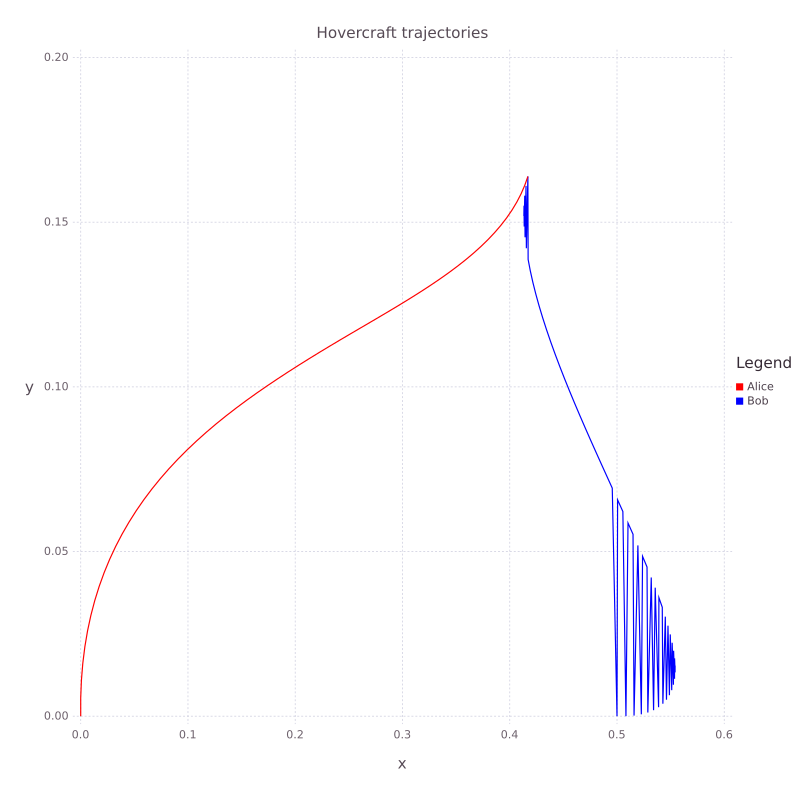

This chart was generated by the following Julia code:
using JuMP
using Gadfly

m = Model()

# Time
t = 60

# A = Alice, B = Bob
# Positions
@defVar(m, Aposition[1:2,1:t])
@defVar(m, Bposition[1:2,1:t])

# Velocities
@defVar(m, Avelocity[1:2,1:t])
@defVar(m, Bvelocity[1:2,1:t])

# Thruster input
@defVar(m, Athrust[1:2,1:t])
@defVar(m, Bthrust[1:2,1:t])

# Initial Velocity and Position
@addConstraint(m, Aposition[:,1] .== [0,0])
@addConstraint(m, Bposition[:,1] .== [0.5,0]) # Half a mile east

@addConstraint(m, Avelocity[:,1] .== [0,20]) # 20 mph North
@addConstraint(m, Bvelocity[:,1] .== [30,0]) # 30 mph East

# Add functions to calculate position and velocity
cnst = 1/3600
for i in 1:t-1
	@addConstraint(m, Aposition[:,i+1] .== Aposition[:,i] + cnst.*Avelocity[:,i])
	@addConstraint(m, Bposition[:,i+1] .== Bposition[:,i] + cnst.*Bvelocity[:,i])
	@addConstraint(m, Avelocity[:,i+1] .== Avelocity[:,i] + Athrust[:,i])
	@addConstraint(m, Bvelocity[:,i+1] .== Bvelocity[:,i] + Bthrust[:,i])
	# Don't exceed speed limit, 35mph
	@addConstraint(m, Avelocity[:,i+1] .<= 35)
	@addConstraint(m, Bvelocity[:,i+1] .<= 35)
end

# Meet at the same point at t = 60
@addConstraint(m, Aposition[:,t] .== Bposition[:,t])

# Same velocity when they meet
@addConstraint(m, Avelocity[:,t] .== Bvelocity[:,t])

# Minimize energy
@setObjective(m, Min, sum(Athrust.^2) + sum(Bthrust.^2))

status = solve(m)

# time = collect(1:1:60)
Apost = getValue(Aposition)
Bpost = getValue(Bposition)
Avelo = getValue(Avelocity)
Bvelo = getValue(Bvelocity)

# Print results
println("Alice and Bob's position at time t = 60")
println(Apost[:,60], Bpost[:,60])

println("Alice and Bob's velocity at time t = 60")
println(Avelo[:,60], Bvelo[:,60])

# Find the maximum velocity for Alice
xMax = Avelo[1,1]
yMax = Avelo[2,1]
for i in 2:t
	if Avelo[1,i] > xMax
		xMax = Avelo[1,i]
	end
	if Avelo[2,i] > yMax
		yMax = Avelo[2,i]
	end
end

# Find the maximum velocity for Bob
xMaxB = Bvelo[1,1]
yMaxB = Bvelo[2,1]
for i in 2:t
	if Bvelo[1,i] > xMaxB
		xMaxB = Bvelo[1,i]
	end
	if Bvelo[2,i] > yMaxB
		yMaxB = Bvelo[2,i]
	end
end

println("Alice 's Maximum X velocity: ", xMax)
println("Alice's Maximum Y velocity: ", yMax)
println("Bob's Maximum X velocity: ", xMaxB)
println("Bob's Maximum Y velocity: ", yMaxB)


layer1 = layer(x = Apost[1,:][:], y = Apost[2,:][:], Geom.line, Theme(default_color=color("red")))
layer2 = layer(x = Bpost[1,:][:], y = Bpost[2,:][:], Geom.line, Theme(default_color=color("blue")))

Graph1 = plot(layer1, layer2, Guide.title("Hovercraft trajectories"), Guide.xlabel("x"), Guide.ylabel("y"), Guide.manual_color_key("Legend", ["Alice", "Bob"], ["red", "blue"]))

draw(PDF("5c.pdf", 8inch, 8inch), Graph1)


#=
	Explanation
	Alice and Bob's position at time t = 60
	Alice: [0.4169163728826559,0.16388888887321684]
	Bob:   [0.4169163728826559,0.16388888887321684]
	They meet at the same spot but it's different from part A and B

	Alice and Bob's velocity at time t = 60
	They meet at the same velocity
	Alice: [8.361238933777926,9.999999998547896]
	Bob:   [8.361238933777926,9.999999998547896]

	Both Alice's and Bob's maximum velocity is less than 35mph
	Alice 's Maximum X velocity: 34.99999999975082
	Alice's Maximum Y velocity: 20.0
	Bob's Maximum X velocity: 30.0
	Bob's Maximum Y velocity: 13.448275860774023
=#
